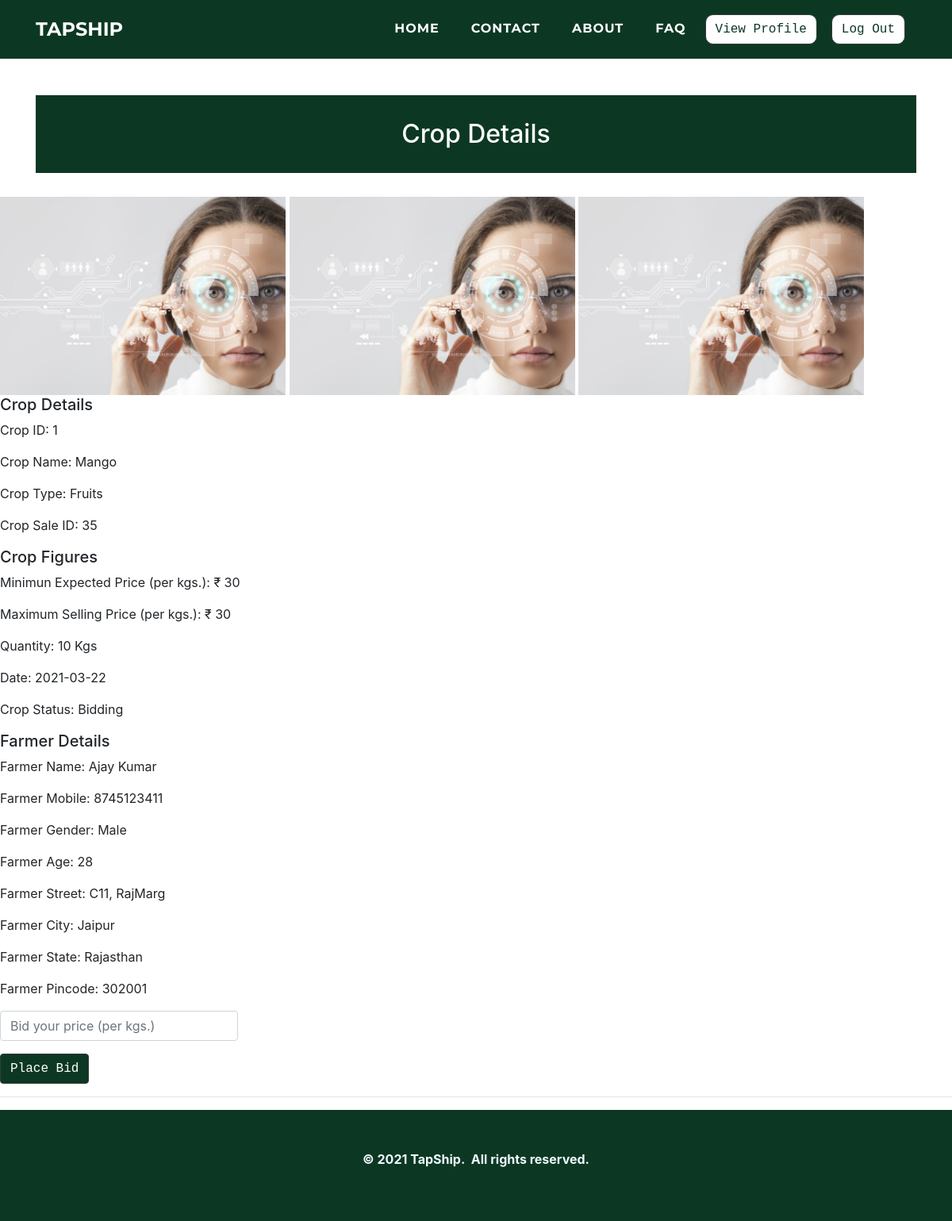
Before: /customers/viewcrop.php?cr_id=35 with the older database file.
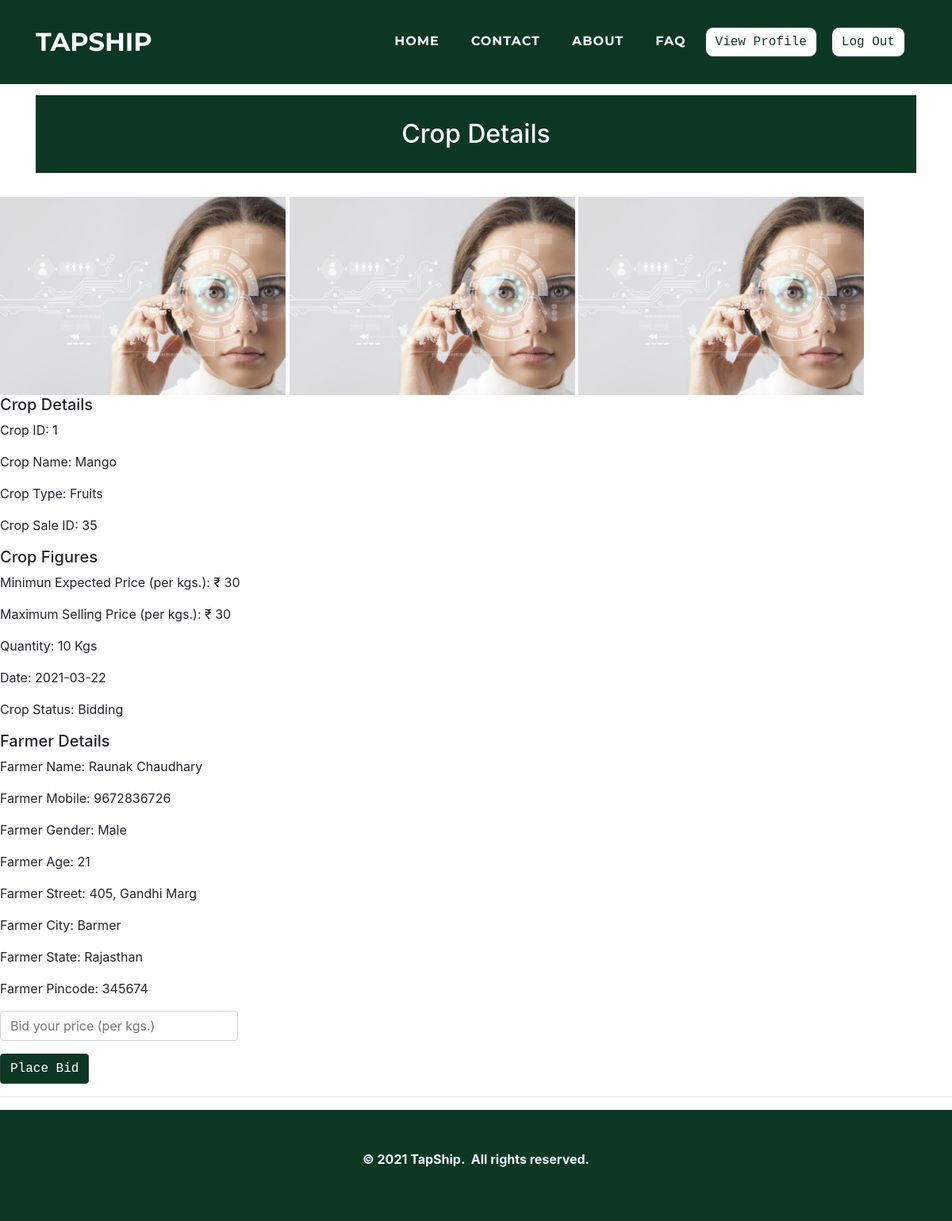
After: the same page with the newer database file.
### tables this page shows
CREATE TABLE `cropdetails` (
  `cro_id` int(11) NOT NULL,
  `cro_name` varchar(50) NOT NULL,
  `cro_type` varchar(25) NOT NULL,
  `cro_msp` float NOT NULL
);

CREATE TABLE `cropsale` (
  `cr_id` int(11) NOT NULL,
  `cr_f_mobile` varchar(10) NOT NULL,
  `cr_cro_id` int(11) NOT NULL,
  `cr_quantity` varchar(10) NOT NULL,
  `cr_img1` varchar(50) NOT NULL,
  `cr_img2` varchar(50) NOT NULL,
  `cr_img3` varchar(50) NOT NULL,
  `cr_mep` varchar(10) NOT NULL,
  `cr_date` date NOT NULL,
  `cr_status` varchar(10) NOT NULL
);

CREATE TABLE `farmer` (
  `f_id` int(11) NOT NULL,
  `f_name` varchar(50) NOT NULL,
  `f_mobile` varchar(25) NOT NULL,
  `f_gender` varchar(25) NOT NULL,
  `f_age` varchar(10) NOT NULL,
  `f_street` varchar(50) NOT NULL,
  `f_city` varchar(25) NOT NULL,
  `f_state` varchar(25) NOT NULL,
  `f_pincode` varchar(10) NOT NULL,
  `f_aadhar` varchar(25) NOT NULL,
  `f_aadharpdf` varchar(100) NOT NULL,
  `f_pan` varchar(25) NOT NULL,
  `f_panpdf` varchar(100) NOT NULL,
  `f_photo` varchar(100) NOT NULL,
  `f_password` varchar(25) NOT NULL,
  `f_approve` varchar(10) NOT NULL
);

### customers/viewcrop.php (the view, shortened to what this page needs)
<!doctype html>
        <html>
            <head>
				<link rel="stylesheet" href="../assets/bootstrap/css/bootstrap.min.css">
				<link rel="stylesheet" href="../assets/fonts/font-awesome.min.css">
				<link rel="stylesheet" href="../assets/fonts/ionicons.min.css">
				<link rel="stylesheet" href="../assets/css/Article-List.css">
				<link rel="stylesheet" href="../assets/css/Footer-Dark.css">
				<link rel="stylesheet" href="../assets/css/Highlight-Blue.css">
				<link rel="stylesheet" href="https://cdnjs.cloudflare.com/ajax/libs/animate.css/3.5.2/animate.min.css">
				<link rel="stylesheet" href="https://cdnjs.cloudflare.com/ajax/libs/aos/2.2.0/aos.css">
				<link rel="stylesheet" href="../assets/css/Login-Form-Clean.css">
				<link rel="stylesheet" href="../assets/css/table-style.css">
                <link rel="stylesheet" href="../assets/css/profile.css">
                <link href='https://maxcdn.bootstrapcdn.com/bootstrap/4.0.0/css/bootstrap.min.css' rel='stylesheet'>
                <link href='https://cdnjs.cloudflare.com/ajax/libs/MaterialDesign-Webfont/3.6.95/css/materialdesignicons.css' rel='stylesheet'>
            </head>
        <body oncontextmenu='return false' class='snippet-body'>
        <div class="page-content page-container" id="page-content">
		<nav class="navbar navbar-light navbar-expand-lg fixed-top text-uppercase" id="mainNav" style="background: #0c3823;">
        <div class="container">
            <a class="navbar-brand js-scroll-trigger" data-bs-hover-animate="pulse" href="../index.php" style="font-family: Montserrat, sans-serif;">TAPSHIP</a>
            <div class="collapse navbar-collapse"
                id="navbarResponsive">
                <ul class="nav navbar-nav ml-auto">
                    <li class="nav-item mx-0 mx-lg-1"><a class="nav-link py-3 px-0 px-lg-3 rounded js-scroll-trigger" data-bs-hover-animate="pulse" href="../index.php" style="filter: contrast(100%) grayscale(0%) hue-rotate(0deg) invert(0%) sepia(0%);">HOME</a></li>
                    <li class="nav-item mx-0 mx-lg-1"><a class="nav-link py-3 px-0 px-lg-3 rounded js-scroll-trigger" data-bs-hover-animate="pulse" href="../contact.php">CONTACT</a></li>
                    <li class="nav-item mx-0 mx-lg-1"><a class="nav-link py-3 px-0 px-lg-3 rounded js-scroll-trigger" data-bs-hover-animate="pulse" href="../about.php">ABOUT</a></li>
                    <li class="nav-item mx-0 mx-lg-1"><a class="nav-link py-3 px-0 px-lg-3 rounded js-scroll-trigger" data-bs-hover-animate="pulse" href="../faq.php">FAQ</a></li>
                    <li class="nav-item mx-0 mx-lg-1"><a href="#"><button class="btn btn-dark text-monospace" data-bs-hover-animate="pulse" type="button" style="margin: 10px;background: rgb(255,255,255);color: #0c3823;margin-left: 0;border-radius: 10px;">View Profile</button></a></li>
                    <li class="nav-item mx-0 mx-lg-1"><a href="../farmer/logout-script.php"><button  class="btn btn-dark text-monospace" data-bs-hover-animate="pulse" type="button" style="margin: 10px;background: rgb(255,255,255);color: #0c3823;margin-left: 0;border-radius: 10px;">Log Out</button></a></li>
                </ul>
            </div>
        </div>
    </nav>
    <div class="features-boxed">
        <div class="container" style="background: #ffffff;">
            <div class="intro" style="background: #0c3823;margin-top: 120px;margin-bottom: 30px;">
                <h2 class="text-center" data-aos="fade" style="color: rgb(255,255,255);padding: 30px;margin-bottom: 0px;">Crop Details</h2>
            </div>
        </div>
    </div>
	<?php
$con=mysqli_connect("localhost","root","","tapship");
    $cr_id = $_GET['cr_id'];
    $query = "SELECT CD.cro_id, CD.cro_name, CD.cro_type, CD.cro_msp, CS.cr_id, CS.cr_f_mobile, CS.cr_cro_id, CS.cr_quantity, CS.cr_mep, CS.cr_date, CS.cr_status, CS.cr_img1, CS.cr_img2, CS.cr_img3, f.f_name, f.f_mobile, f.f_gender, f.f_age, f.f_street, f.f_city, f.f_state, f.f_pincode
    FROM cropdetails CD, cropsale CS, farmer f where CD.cro_id=CS.cr_cro_id AND f.f_mobile=CS.cr_f_mobile AND CS.cr_id = $cr_id
    ORDER BY CS.cr_id DESC";
   $result = mysqli_query($con,$query);
   while( $res=mysqli_fetch_assoc($result))
   {
       $cro_id =  $res['cro_id'];
       $cro_name =  $res['cro_name'];
       $cro_type =  $res['cro_type'];
       $cro_msp =  $res['cro_msp'];
       $cr_id = $res['cr_id'];
       $cr_quantity = $res['cr_quantity'];
       $cr_mep = $res['cr_mep'];
       $cr_date = $res['cr_date'];
       $cr_status = $res['cr_status'];
       $cr_img1 = $res['cr_img1'];
       $cr_img2 = $res['cr_img2'];
       $cr_img3 = $res['cr_img3'];
       $f_name = $res['f_name'];
       $f_mobile =  $res['f_mobile'];
       $f_gender = $res['f_gender'];
       $f_age = $res['f_age'];
       $f_street = $res['f_street'];
       $f_city = $res['f_city'];
       $f_state = $res['f_state'];
       $f_pincode = $res['f_pincode'];
   }
?>
<img src="../farmers/<?php echo  $cr_img1;?>" width="30%">
<img src="../farmers/<?php echo  $cr_img2;?>" width="30%">
<img src="../farmers/<?php echo  $cr_img3;?>" width="30%">
<h5>Crop Details</h5>
<p>Crop ID: <?php echo $cro_id;?></P>
<p>Crop Name: <?php echo $cro_name;?></P>
<p>Crop Type: <?php echo $cro_type;?></P>
<p>Crop Sale ID: <?php echo $cr_id;?></P>
<h5>Crop Figures</h5>
<p>Minimun Expected Price (per kgs.): <?php echo '₹ ',$cr_mep;?></P>
<p>Maximum Selling Price (per kgs.): <?php echo '₹ ',$cro_msp;?></P>
<p>Quantity: <?php echo $cr_quantity,' Kgs';?></P>
<p>Date: <?php echo $cr_date;?></P>
<p>Crop Status: <?php if($cr_status=="0"){echo "Added";}else if($cr_status=="1"){echo "Bidding";}else if($cr_status=="2"){echo "Bid Accepted";}else if($cr_status=="3"){echo "Transport Pending";}else if($cr_status=="4"){echo "Deal Over";}  ?></P>
<h5>Farmer Details</h5>
<p>Farmer Name: <?php echo $f_name;?></P>
<p>Farmer Mobile: <?php echo $f_mobile;?></P>
<p>Farmer Gender: <?php echo $f_gender;?></P>
<p>Farmer Age: <?php echo $f_age;?></P>
<p>Farmer Street: <?php echo $f_street;?></P>
<p>Farmer City: <?php echo $f_city;?></P>
<p>Farmer State: <?php echo $f_state;?></P>
<p>Farmer Pincode: <?php echo $f_pincode;?></P>
<?php
if($cr_status==0||1){
?>
    <form method="post" action="placebid.php?cr_id=<?php echo $cr_id; ?> " enctype="multipart/form-data">
        <div class="form-group"><input class="form-control" id="cropbid_bidprice" type="text" name="cropbid_bidprice" placeholder="Bid your price (per kgs.)" required="" autofocus="" style="width: 300px;"></div>
        <input name="submit" type="submit"class="btn btn-dark text-monospace  " style="background-color:#0c3823;"  value=" Place Bid">
        <hr>
    </form>
<?php
}
?>
<div class="footer-dark" style="background: rgb(12,56,35);">
        <footer>
            <div class="container">
                <p style="text-align: center;"><strong>© 2021 TapShip.&nbsp; All rights reserved.</strong><br></p>
            </div>
        </footer>
 </div>
  </body>
</html>

### assets/css/Footer-Dark.css (style rules this page uses)
.footer-dark { padding: 50px 0; bottom: 0; color: #f0f9ff; background-color: #282d32; }

### assets/css/table-style.css (style rules this page uses)
body { margin:0; font-family: sans-serif; }
* { box-sizing: border-box; }

### assets/css/profile.css (style rules this page uses)
body { background-color: #f9f9fa; }

Changed rows visible on the page:
no longer on this page (row unchanged): cropdetails: cropsale.cr_img1 (picture), cropsale.cr_img2 (picture), cropsale.cr_img3 (picture), cro_id "1", cro_name "Mango", cro_type "Fruits", cropsale.cr_id "35", cropsale.cr_mep "30", cro_msp "30", cropsale.cr_quantity "10", cropsale.cr_date "2021-03-22", farmer.f_name "Ajay Kumar", farmer.f_mobile "8745123411", farmer.f_gender "Male", farmer.f_age "28", farmer.f_street "C11, RajMarg", farmer.f_city "Jaipur", farmer.f_state "Rajasthan", farmer.f_pincode "302001"
now on this page (row edited): cropsale: cr_img1 (picture), cr_img2 (picture), cr_img3 (picture), cr_cro.cro_id "1", cr_cro.cro_name "Mango", cr_cro.cro_type "Fruits", cr_id "35", cr_mep "30", cr_cro.cro_msp "30", cr_quantity "10", cr_date "2021-03-22", farmer.f_name "Raunak Chaudhary", farmer.f_mobile "9672836726", farmer.f_gender "Male", farmer.f_age "21", farmer.f_street "405, Gandhi Marg", farmer.f_city "Barmer", farmer.f_state "Rajasthan", farmer.f_pincode "345674"
